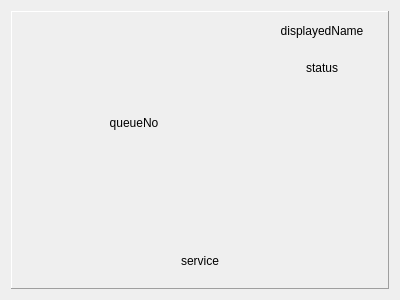
<?xml version="1.0" encoding="UTF-8"?>
<ui version="4.0">
 <class>BigNodeBase</class>
 <widget class="QWidget" name="BigNodeBase">
  <property name="geometry">
   <rect>
    <x>0</x>
    <y>0</y>
    <width>400</width>
    <height>300</height>
   </rect>
  </property>
  <property name="windowTitle">
   <string>Form</string>
  </property>
  <layout class="QHBoxLayout" name="horizontalLayout">
   <item>
    <widget class="QFrame" name="frame">
     <property name="styleSheet">
      <string notr="true"/>
     </property>
     <property name="frameShape">
      <enum>QFrame::Panel</enum>
     </property>
     <property name="frameShadow">
      <enum>QFrame::Raised</enum>
     </property>
     <layout class="QGridLayout" name="gridLayout">
      <property name="leftMargin">
       <number>0</number>
      </property>
      <property name="topMargin">
       <number>0</number>
      </property>
      <property name="rightMargin">
       <number>0</number>
      </property>
      <property name="bottomMargin">
       <number>0</number>
      </property>
      <property name="spacing">
       <number>0</number>
      </property>
      <item row="1" column="0" colspan="3">
       <widget class="DLabel" name="service">
        <property name="sizePolicy">
         <sizepolicy hsizetype="Preferred" vsizetype="Preferred">
          <horstretch>0</horstretch>
          <verstretch>20</verstretch>
         </sizepolicy>
        </property>
        <property name="styleSheet">
         <string notr="true"/>
        </property>
        <property name="text">
         <string>service</string>
        </property>
        <property name="alignment">
         <set>Qt::AlignCenter</set>
        </property>
       </widget>
      </item>
      <item row="0" column="1">
       <widget class="DLabel" name="queueNo">
        <property name="sizePolicy">
         <sizepolicy hsizetype="Preferred" vsizetype="Preferred">
          <horstretch>65</horstretch>
          <verstretch>80</verstretch>
         </sizepolicy>
        </property>
        <property name="styleSheet">
         <string notr="true"/>
        </property>
        <property name="frameShadow">
         <enum>QFrame::Raised</enum>
        </property>
        <property name="text">
         <string>queueNo</string>
        </property>
        <property name="alignment">
         <set>Qt::AlignCenter</set>
        </property>
       </widget>
      </item>
      <item row="0" column="2">
       <widget class="QFrame" name="frame_2A">
        <property name="sizePolicy">
         <sizepolicy hsizetype="Preferred" vsizetype="Preferred">
          <horstretch>35</horstretch>
          <verstretch>0</verstretch>
         </sizepolicy>
        </property>
        <property name="styleSheet">
         <string notr="true"/>
        </property>
        <property name="frameShape">
         <enum>QFrame::NoFrame</enum>
        </property>
        <property name="frameShadow">
         <enum>QFrame::Raised</enum>
        </property>
        <layout class="QVBoxLayout" name="verticalLayout_2">
         <property name="spacing">
          <number>0</number>
         </property>
         <property name="leftMargin">
          <number>0</number>
         </property>
         <property name="topMargin">
          <number>0</number>
         </property>
         <property name="rightMargin">
          <number>0</number>
         </property>
         <property name="bottomMargin">
          <number>0</number>
         </property>
         <item>
          <widget class="DLabel" name="displayedName">
           <property name="sizePolicy">
            <sizepolicy hsizetype="Preferred" vsizetype="Preferred">
             <horstretch>0</horstretch>
             <verstretch>20</verstretch>
            </sizepolicy>
           </property>
           <property name="text">
            <string>displayedName</string>
           </property>
           <property name="alignment">
            <set>Qt::AlignCenter</set>
           </property>
          </widget>
         </item>
         <item>
          <widget class="DLabel" name="status">
           <property name="sizePolicy">
            <sizepolicy hsizetype="Preferred" vsizetype="Preferred">
             <horstretch>0</horstretch>
             <verstretch>20</verstretch>
            </sizepolicy>
           </property>
           <property name="text">
            <string>status</string>
           </property>
           <property name="alignment">
            <set>Qt::AlignCenter</set>
           </property>
          </widget>
         </item>
         <item>
          <widget class="QWidget" name="widget" native="true">
           <property name="sizePolicy">
            <sizepolicy hsizetype="Preferred" vsizetype="Preferred">
             <horstretch>0</horstretch>
             <verstretch>80</verstretch>
            </sizepolicy>
           </property>
          </widget>
         </item>
        </layout>
       </widget>
      </item>
     </layout>
    </widget>
   </item>
  </layout>
 </widget>
 <customwidgets>
  <customwidget>
   <class>DLabel</class>
   <extends>QLabel</extends>
   <header>Label/dlabel.h</header>
   <container>1</container>
  </customwidget>
 </customwidgets>
 <resources/>
 <connections/>
</ui>
